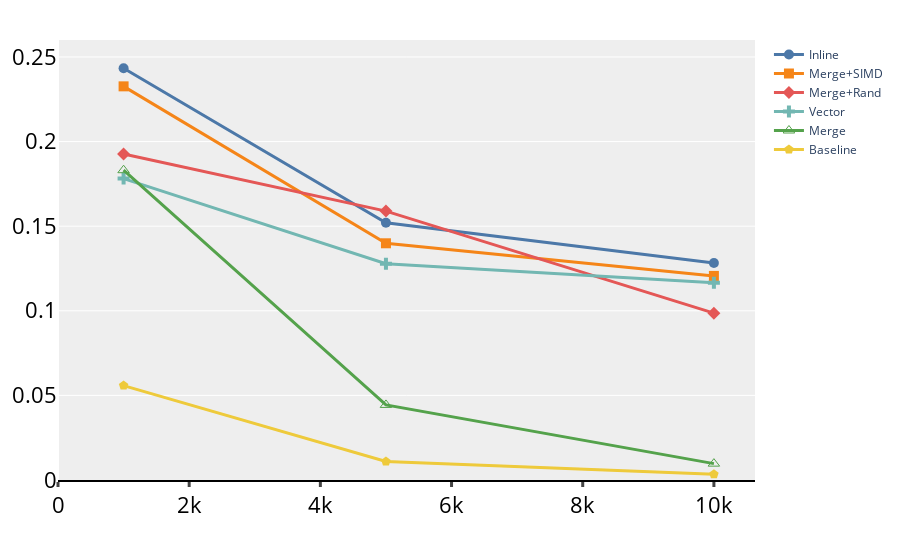

This figure's notebook cell:
### Code cell
fig = go.Figure()
ploted_edge=[100,500,1000,5000,10000, 20000, 40000, 80000]
# for idx, e in enumerate(ploted_edge):
func_alias=['Inline', 'Merge+SIMD', 'Merge+Rand', 'Vector', 'Merge', 'Baseline']
for j, func in enumerate(func_alias):
    same = result.loc[(result['function']==func) & (result['#E']==20000)]
    fig.add_trace(go.Scatter(x=same["#V"], y=same['flops/cycle'], name=f"{func}",
                            mode='lines+markers', marker=dict(symbol=marker_symbols[j],size=10),
                            line=dict(color=colorq[j], width=3)))

fig.update_layout(xaxis=dict(showline=True, showgrid=False, rangemode="tozero",
                             linecolor='rgb(0, 0, 0)', linewidth=2,
                             tickwidth=3, tickfont=num_font, ticks='outside'),
                  yaxis=dict(tickfont=num_font, zeroline=False, showticklabels=True, rangemode="tozero",
                             showline=False),
                  showlegend=True, legend=dict(traceorder="normal"),
                  margin=dict(autoexpand=True, l=40, r=20, t=40),
                  plot_bgcolor="#eeeeee"
                  )
fig.show()
fig.write_image("flops_cycles_e20000.pdf")

### Figure 1 — Plotly figure (JSON) as saved in the notebook; plotly's stock layout.template omitted (floating-point values rounded to 4 significant figures)
{"data": [{"line": {"color": "#4C78A8", "width": 3}, "marker": {"size": 10, "symbol": "circle"}, "mode": "lines+markers", "name": "Inline", "type": "scatter", "x": [1000, 5000, 10000], "y": [0.2433, 0.152, 0.1282]}, {"line": {"color": "#F58518", "width": 3}, "marker": {"size": 10, "symbol": "square"}, "mode": "lines+markers", "name": "Merge+SIMD", "type": "scatter", "x": [1000, 5000, 10000], "y": [0.2326, 0.1399, 0.1206]}, {"line": {"color": "#E45756", "width": 3}, "marker": {"size": 10, "symbol": "diamond"}, "mode": "lines+markers", "name": "Merge+Rand", "type": "scatter", "x": [1000, 5000, 10000], "y": [0.1927, 0.1589, 0.09859]}, {"line": {"color": "#72B7B2", "width": 3}, "marker": {"size": 10, "symbol": "cross"}, "mode": "lines+markers", "name": "Vector", "type": "scatter", "x": [1000, 5000, 10000], "y": [0.1781, 0.1278, 0.1165]}, {"line": {"color": "#54A24B", "width": 3}, "marker": {"size": 10, "symbol": "triangle-up-open"}, "mode": "lines+markers", "name": "Merge", "type": "scatter", "x": [1000, 5000, 10000], "y": [0.1831, 0.04437, 0.009668]}, {"line": {"color": "#EECA3B", "width": 3}, "marker": {"size": 10, "symbol": "pentagon"}, "mode": "lines+markers", "name": "Baseline", "type": "scatter", "x": [1000, 5000, 10000], "y": [0.05581, 0.01096, 0.003419]}], "layout": {"legend": {"traceorder": "normal"}, "margin": {"autoexpand": true, "l": 40, "r": 20, "t": 40}, "plot_bgcolor": "#eeeeee", "showlegend": true, "xaxis": {"linecolor": "rgb(0, 0, 0)", "linewidth": 2, "rangemode": "tozero", "showgrid": false, "showline": true, "tickfont": {"color": "#000000", "size": 22}, "ticks": "outside", "tickwidth": 3}, "yaxis": {"rangemode": "tozero", "showline": false, "showticklabels": true, "tickfont": {"color": "#000000", "size": 22}, "zeroline": false}}}
